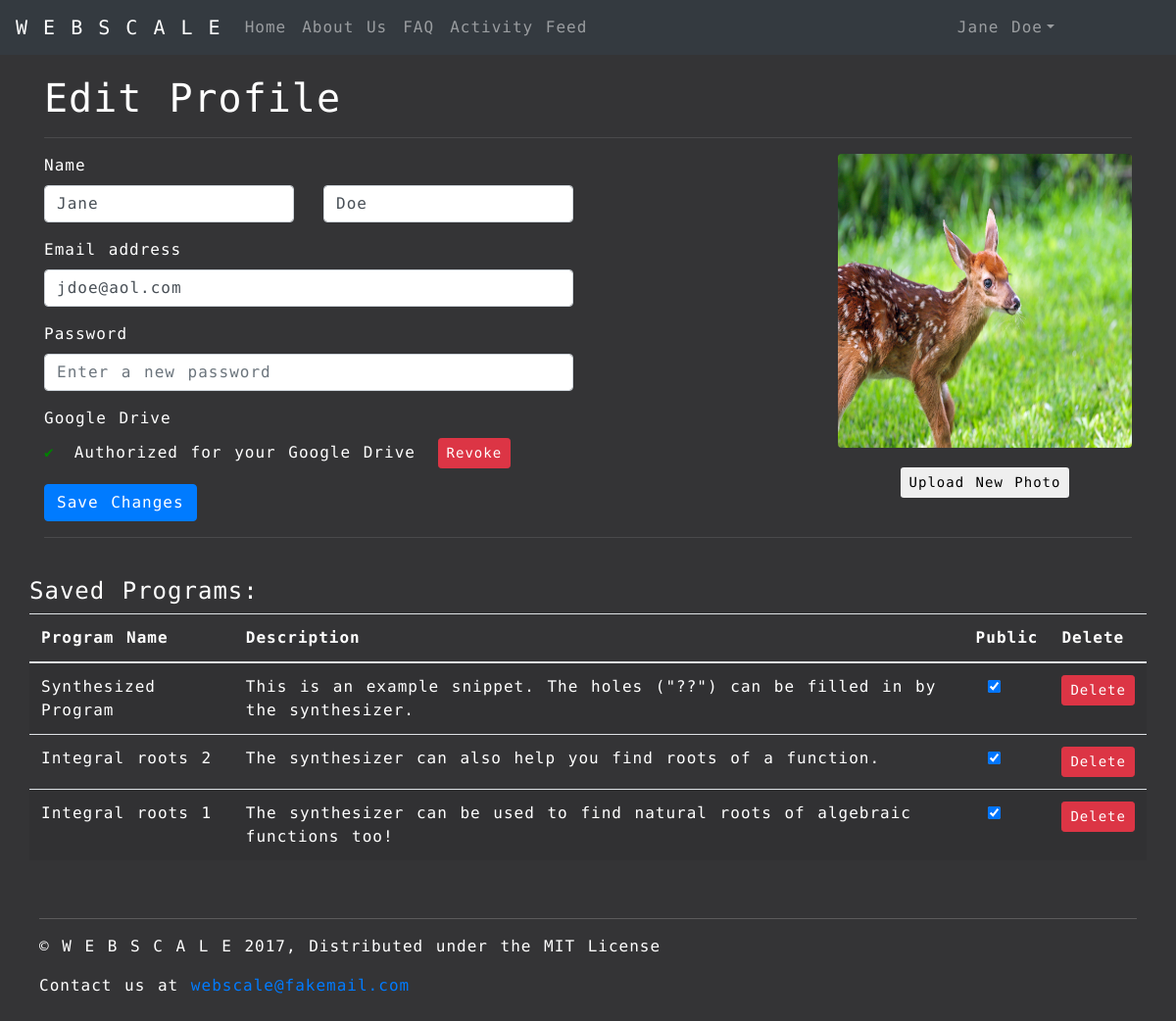
Page /profile/edit (signed in) on the earlier database version.
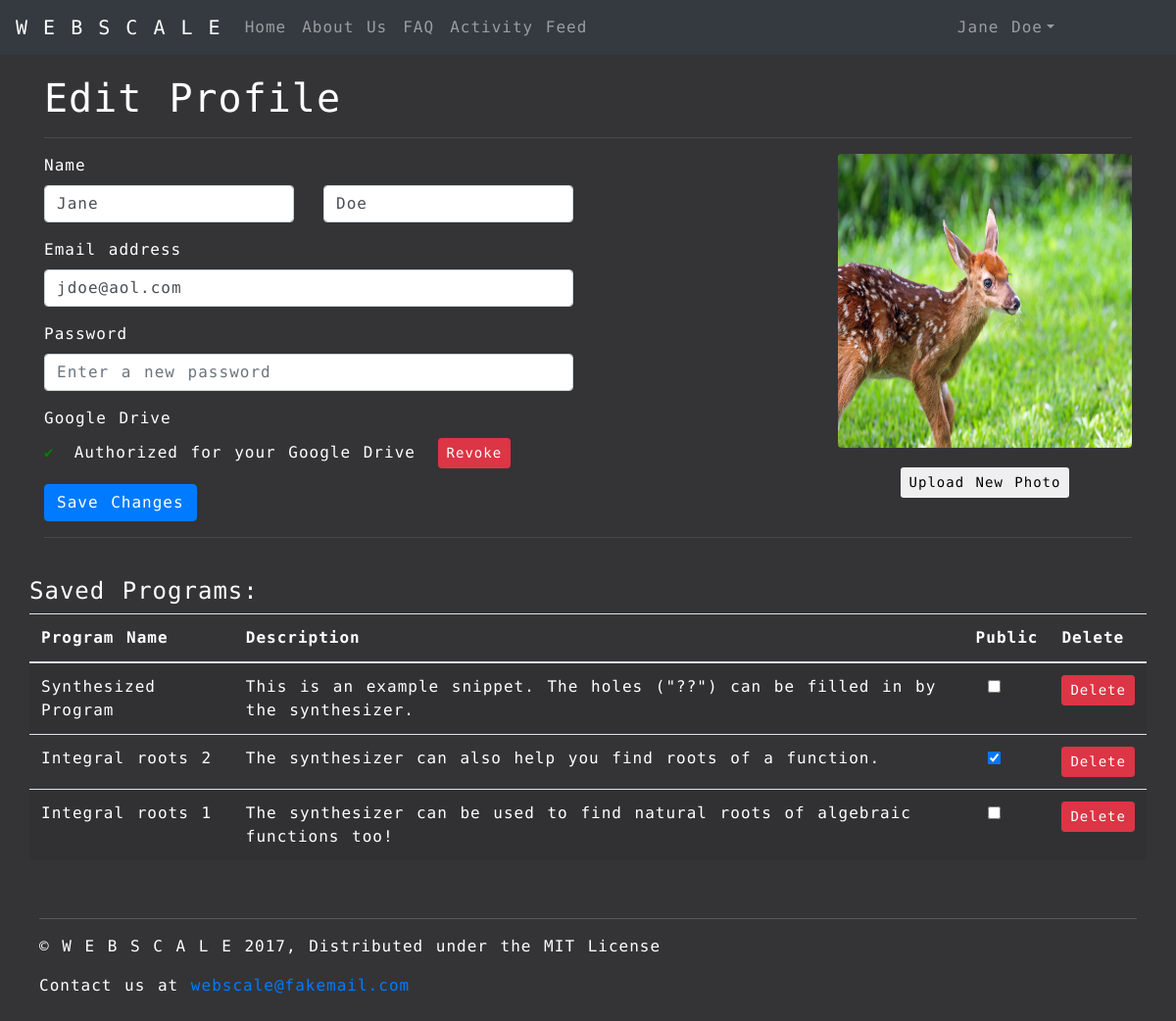
Same page on the later database version.
### synthesizer/models.py (models this page shows, shortened)
class Snippit(models.Model):
    id = models.UUIDField(primary_key=True, default=uuid.uuid4, help_text="Unique ID for this Snippit")
    user_id = models.ForeignKey(User, on_delete=models.SET_NULL, null=True)
    name = models.CharField('Name', max_length=200, help_text="Enter name")
    description = models.TextField(max_length=1000, help_text="Enter the snippit description")
    program_text = models.TextField(max_length=99999, help_text="Enter the program holes")
    program_spec = models.TextField(max_length=99999, help_text="Enter the program spec")
    """
    The synthesizer result needs to be a different kind of model field that will be generated, not entered
    """
    synthesizer_result = models.TextField(max_length=99999, help_text="Enter the synthesizer result")
    is_public = models.BooleanField(default=True, help_text="Toggle for user's public visibility")

### synthesizer/views.py (the view)
# urls.py: url(r'^profile/edit$', views.profile_edit, name='profile_edit'),
@login_required
def profile_edit(request):
    user = request.user
    if request.method == 'POST':
        form = ProfileEditForm(request.POST)
        if form.is_valid():
            user.first_name = form.cleaned_data['first_name']
            user.last_name = form.cleaned_data['last_name']
            user.email = form.cleaned_data['email']
            if form.cleaned_data['password'] is not "":
                user.set_password(form.cleaned_data['password'])
            user.save()
            return HttpResponseRedirect('/profile/edit')
        else:
            return handler404(request)
    else:
        programs = Snippit.objects.filter(user_id=user.id)
        return render(
            request,
            'synthesizer/profile_edit.html',
            context={'page_title': 'Edit Profile', 'programs': programs,
            },
        )

### synthesizer/templates/synthesizer/profile_edit.html (shortened to what this page needs)
{% extends "base_page.html" %}
{% block css %}
{% load static %}
<link rel="stylesheet" type="text/css" href="{% static 'css/webscale-profile.css' %}">
{% endblock %}
{% block content %}
<div id="main" class="container">
    <h1>Edit Profile</h1>
    <hr class="heading-hr">
    <div class="row">
        <div class="col-6">
            <form action="" method="post">
                <label for="first-name-input">Name</label>
                <div class="row">
                    <div class="col-6">
                        <div class="form-group">
                            <input type="text" class="form-control" id="first_name" name="first_name" placeholder="First Name" value={{ user.first_name }}>
                        </div>
                    </div>
                    <div class="col-6">
                        <div class="form-group">
                            <input type="text" class="form-control" id="last_name" name="last_name" placeholder="Last Name" value={{ user.last_name }}>
                        </div>
                    </div>
                </div>
                <div class="form-group">
                    <label for="email-input">Email address</label>
                    <input type="email" class="form-control" id="email" name="email" placeholder="Enter your email" value={{ user.email }}>
                </div>
                <div class="form-group">
                    <label for="password-input">Password</label>
                    <input type="password" class="form-control" id="password" name="password" placeholder="Enter a new password">
                </div>
                <div class="form-group">
                    <label for="drive-auth">Google Drive</label>
                    <br>
                    <span id="drive-auth" class="checkmark" aria-hidden="true">&#10004;</span><span id="drive-auth-msg">Authorized for your Google Drive</span>
                    <button id="signout-button" type="button" class="btn btn-danger btn-sm btn-leftpad">Revoke </button>
                </div>
                <button type="submit" class="btn btn-primary">Save Changes</button>
            </form>
        </div>
        <div class="col-6">
            <div class="float-right">
                <img class="rounded profile-picture" alt="Profile Picture" src="{% static 'images/deer.jpg' %}">
                <br>
                <div class="upload-button">
                    <button type="button" class="btn btn-sm">Upload New Photo</button>
                </div>
            </div>
        </div>
    </div>
    {% load static %}
    <hr class="heading-hr">
    <br>
    <div class="row">
        <h4>Saved Programs:</h4>
        <table class="table table-striped program-table">
            <thead>
                <tr>
                    <th>Program Name</th>
                    <th>Description</th>
                    <th>Public</th>
                    <th>Delete</th>
                </tr>
            </thead>
            <tbody>
                {% for program in programs %}
                <tr>
                    <td>{{program.name}}</td>
                    <td>{{program.description}}</td>
                    <td class="text-center"><input type="checkbox" class="form-check-input" {% if program.is_public %} checked {% endif %}"></td>
                    <td><button type="button" class="btn btn-danger btn-sm" aria-label="Delete">Delete</button></td>
                </tr>
                {% endfor %}
            </tbody>
    </div>
    <footer class="footer">
        <hr class="footer-hr">
        <p>&copy; W E B S C A L E 2017, Distributed under the MIT License</p>
        <p>Contact us at <a href="mailto:webscale@fakemail.com">webscale@fakemail.com</a></p>
    </footer>
</div>
{% endblock %}

Differences in the rows shown:
changed Snippit "Synthesized Program": is_public "☑" → "☐"
changed Snippit "Integral roots 1": is_public "☑" → "☐"
